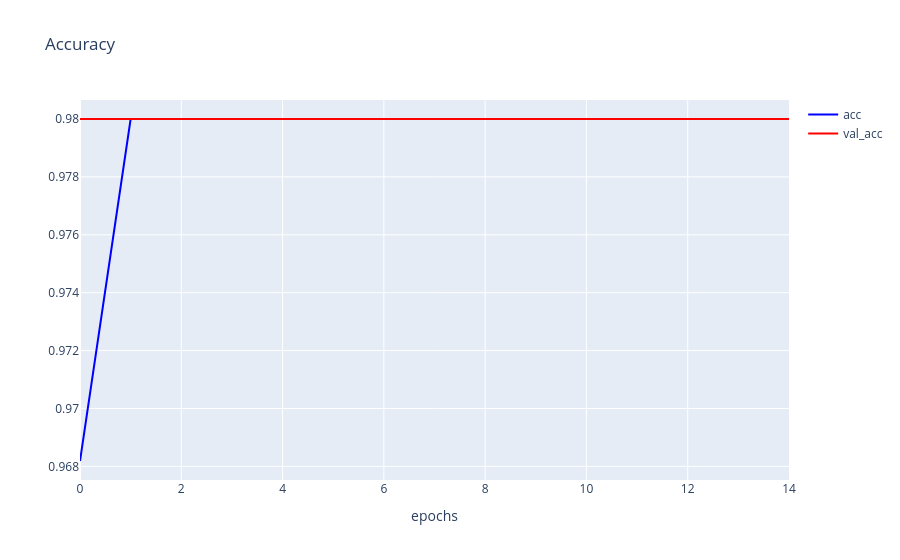

The code cell stored with this chart in its notebook:
### Markdown cell above
Plot Accuracy

### Code cell
h1 = go.Scatter(y=his.history['accuracy'], 
                    mode="lines", line=dict(
                    width=2,
                    color='blue'),
                    name="acc"
                   )
h2 = go.Scatter(y=his.history['val_accuracy'], 
                    mode="lines", line=dict(
                    width=2,
                    color='red'),
                    name="val_acc"
                   )

data = [h1,h2]
layout1 = go.Layout(title='Accuracy',
                   xaxis=dict(title='epochs'),
                   yaxis=dict(title=''))
fig1 = go.Figure(data = data, layout=layout1)
plotly.offline.iplot(fig1)

### Figure 1 — Plotly figure (JSON) as saved in the notebook; plotly's stock layout.template omitted (floating-point values rounded to 4 significant figures)
{"data": [{"line": {"color": "blue", "width": 2}, "mode": "lines", "name": "acc", "type": "scatter", "y": [0.9682, 0.98, 0.98, 0.98, 0.98, 0.98, 0.98, 0.98, 0.98, 0.98, 0.98, 0.98, 0.98, 0.98, 0.98]}, {"line": {"color": "red", "width": 2}, "mode": "lines", "name": "val_acc", "type": "scatter", "y": [0.98, 0.98, 0.98, 0.98, 0.98, 0.98, 0.98, 0.98, 0.98, 0.98, 0.98, 0.98, 0.98, 0.98, 0.98]}], "layout": {"title": {"text": "Accuracy"}, "xaxis": {"title": {"text": "epochs"}}, "yaxis": {"title": {"text": ""}}}}
